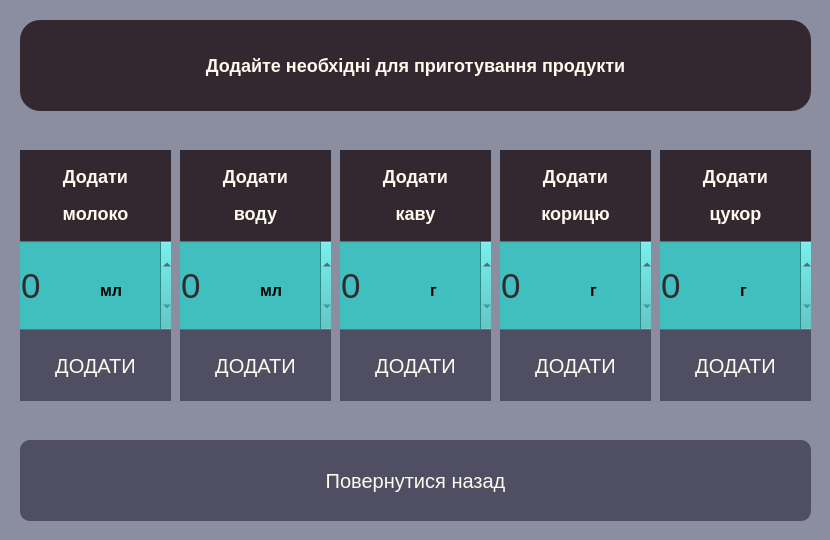
<?xml version="1.0" encoding="UTF-8"?>
<ui version="4.0">
 <class>AdditionalFunctions</class>
 <widget class="QDialog" name="AdditionalFunctions">
  <property name="geometry">
   <rect>
    <x>0</x>
    <y>0</y>
    <width>830</width>
    <height>540</height>
   </rect>
  </property>
  <property name="windowTitle">
   <string>Dialog</string>
  </property>
  <property name="styleSheet">
   <string notr="true">#AdditionalFunctions {
background-color:  rgb(139, 142, 161);
}</string>
  </property>
  <widget class="QSpinBox" name="spinBox_koriza">
   <property name="geometry">
    <rect>
     <x>500</x>
     <y>240</y>
     <width>151</width>
     <height>91</height>
    </rect>
   </property>
   <property name="styleSheet">
    <string notr="true">height: 10px;
background: #41bfbe;
margin: 0 -4px; 
font-size: 35px;
color: rgb(51, 40, 48);</string>
   </property>
   <property name="minimum">
    <number>0</number>
   </property>
   <property name="maximum">
    <number>10000</number>
   </property>
  </widget>
  <widget class="QSpinBox" name="spinBox_coffee">
   <property name="geometry">
    <rect>
     <x>340</x>
     <y>240</y>
     <width>151</width>
     <height>91</height>
    </rect>
   </property>
   <property name="styleSheet">
    <string notr="true">height: 10px;
background: #41bfbe;
margin: 0 -4px; /* расширяется наружу от бороздки */
font-size: 35px;
color: rgb(51, 40, 48);</string>
   </property>
   <property name="minimum">
    <number>0</number>
   </property>
   <property name="maximum">
    <number>10000</number>
   </property>
  </widget>
  <widget class="QSpinBox" name="spinBox_milk">
   <property name="geometry">
    <rect>
     <x>20</x>
     <y>240</y>
     <width>151</width>
     <height>91</height>
    </rect>
   </property>
   <property name="styleSheet">
    <string notr="true">height: 10px;
background: #41bfbe;
margin: 0 -4px; 
font-size: 35px;
color: rgb(51, 40, 48);</string>
   </property>
   <property name="minimum">
    <number>0</number>
   </property>
   <property name="maximum">
    <number>10000</number>
   </property>
  </widget>
  <widget class="QPushButton" name="Button_milk">
   <property name="geometry">
    <rect>
     <x>20</x>
     <y>330</y>
     <width>151</width>
     <height>71</height>
    </rect>
   </property>
   <property name="styleSheet">
    <string notr="true">#Button_milk{
transition-duration: 0.8s;
border-radius: 0px;
background-color: rgb(80, 78, 99);
font-size: 20px;
color:rgb(254, 251, 236);
font: 75 14pt &quot;MS Shell Dlg 2&quot;;

}

#Button_milk:hover {
background-color:rgb(42, 41, 53);
}</string>
   </property>
   <property name="text">
    <string>ДОДАТИ</string>
   </property>
  </widget>
  <widget class="QSpinBox" name="spinBox_water">
   <property name="geometry">
    <rect>
     <x>180</x>
     <y>240</y>
     <width>151</width>
     <height>91</height>
    </rect>
   </property>
   <property name="styleSheet">
    <string notr="true">height: 10px;
background: #41bfbe;
margin: 0 -4px; /* расширяется наружу от бороздки */
font-size: 35px;
color: rgb(51, 40, 48);</string>
   </property>
   <property name="minimum">
    <number>0</number>
   </property>
   <property name="maximum">
    <number>10000</number>
   </property>
  </widget>
  <widget class="QPushButton" name="Button_water">
   <property name="geometry">
    <rect>
     <x>180</x>
     <y>330</y>
     <width>151</width>
     <height>71</height>
    </rect>
   </property>
   <property name="styleSheet">
    <string notr="true">#Button_water{
transition-duration: 0.8s;
border-radius: 0px;
background-color: rgb(80, 78, 99);
font-size: 20px;
color:rgb(254, 251, 236);
font: 75 14pt &quot;MS Shell Dlg 2&quot;;
}

#Button_water:hover {
background-color:rgb(42, 41, 53);
}</string>
   </property>
   <property name="text">
    <string>ДОДАТИ</string>
   </property>
  </widget>
  <widget class="QLabel" name="label_9">
   <property name="geometry">
    <rect>
     <x>590</x>
     <y>270</y>
     <width>21</width>
     <height>41</height>
    </rect>
   </property>
   <property name="text">
    <string>&lt;html&gt;&lt;head/&gt;&lt;body&gt;&lt;p&gt;&lt;span style=&quot; font-size:12pt; font-weight:600;&quot;&gt;г&lt;/span&gt;&lt;/p&gt;&lt;/body&gt;&lt;/html&gt;</string>
   </property>
  </widget>
  <widget class="QPushButton" name="Button_on_mainwindow">
   <property name="geometry">
    <rect>
     <x>20</x>
     <y>440</y>
     <width>791</width>
     <height>81</height>
    </rect>
   </property>
   <property name="styleSheet">
    <string notr="true">#Button_on_mainwindow {
transition-duration: 0.8s;
border-radius: 10px;
background-color: rgb(80, 78, 99);
font-size: 20px;
color:rgb(254, 251, 236);
	font: 75 20pt &quot;MS Shell Dlg 2&quot;;
}

#Button_on_mainwindow:hover {
background-color:rgb(42, 41, 53);
}</string>
   </property>
   <property name="text">
    <string>Повернутися назад</string>
   </property>
  </widget>
  <widget class="QLabel" name="label">
   <property name="geometry">
    <rect>
     <x>100</x>
     <y>270</y>
     <width>31</width>
     <height>41</height>
    </rect>
   </property>
   <property name="text">
    <string>&lt;html&gt;&lt;head/&gt;&lt;body&gt;&lt;p&gt;&lt;span style=&quot; font-size:12pt; font-weight:600;&quot;&gt;мл&lt;/span&gt;&lt;/p&gt;&lt;/body&gt;&lt;/html&gt;</string>
   </property>
  </widget>
  <widget class="QLabel" name="label_8">
   <property name="geometry">
    <rect>
     <x>430</x>
     <y>270</y>
     <width>21</width>
     <height>41</height>
    </rect>
   </property>
   <property name="text">
    <string>&lt;html&gt;&lt;head/&gt;&lt;body&gt;&lt;p&gt;&lt;span style=&quot; font-size:12pt; font-weight:600;&quot;&gt;г&lt;/span&gt;&lt;/p&gt;&lt;/body&gt;&lt;/html&gt;</string>
   </property>
  </widget>
  <widget class="QLabel" name="label_1">
   <property name="geometry">
    <rect>
     <x>20</x>
     <y>150</y>
     <width>151</width>
     <height>91</height>
    </rect>
   </property>
   <property name="styleSheet">
    <string notr="true">border-radius: 0px;
background-color: rgb(51, 40, 48);</string>
   </property>
   <property name="text">
    <string>&lt;html&gt;&lt;head/&gt;&lt;body&gt;&lt;h2 align=&quot;center&quot; style=&quot; margin-top:16px; margin-bottom:0px; margin-left:0px; margin-right:0px; -qt-block-indent:0; text-indent:0px;&quot;&gt;&lt;span style=&quot; font-size:x-large; font-weight:600; color:#fefbec;&quot;&gt;Додати&lt;/span&gt;&lt;/h2&gt;&lt;h2 align=&quot;center&quot; style=&quot; margin-top:16px; margin-bottom:0px; margin-left:0px; margin-right:0px; -qt-block-indent:0; text-indent:0px;&quot;&gt;&lt;span style=&quot; font-size:x-large; font-weight:600; color:#fefbec;&quot;&gt; молоко&lt;/span&gt;&lt;/h2&gt;&lt;/body&gt;&lt;/html&gt;</string>
   </property>
  </widget>
  <widget class="QPushButton" name="Button_coffee">
   <property name="geometry">
    <rect>
     <x>340</x>
     <y>330</y>
     <width>151</width>
     <height>71</height>
    </rect>
   </property>
   <property name="styleSheet">
    <string notr="true">#Button_coffee{
transition-duration: 0.8s;
border-radius: 0px;
background-color: rgb(80, 78, 99);
font-size: 20px;
color:rgb(254, 251, 236);
font: 75 14pt &quot;MS Shell Dlg 2&quot;;
}

#Button_coffee:hover {
background-color:rgb(42, 41, 53);
}</string>
   </property>
   <property name="text">
    <string>ДОДАТИ</string>
   </property>
  </widget>
  <widget class="QLabel" name="label_3">
   <property name="geometry">
    <rect>
     <x>340</x>
     <y>150</y>
     <width>151</width>
     <height>91</height>
    </rect>
   </property>
   <property name="styleSheet">
    <string notr="true">border-radius: 0px;
background-color: rgb(51, 40, 48);</string>
   </property>
   <property name="text">
    <string>&lt;html&gt;&lt;head/&gt;&lt;body&gt;&lt;h2 align=&quot;center&quot; style=&quot; margin-top:16px; margin-bottom:0px; margin-left:0px; margin-right:0px; -qt-block-indent:0; text-indent:0px;&quot;&gt;&lt;span style=&quot; font-size:x-large; font-weight:600; color:#fefbec;&quot;&gt;Додати&lt;/span&gt;&lt;/h2&gt;&lt;h2 align=&quot;center&quot; style=&quot; margin-top:16px; margin-bottom:0px; margin-left:0px; margin-right:0px; -qt-block-indent:0; text-indent:0px;&quot;&gt;&lt;span style=&quot; font-size:x-large; font-weight:600; color:#fefbec;&quot;&gt; каву&lt;/span&gt;&lt;/h2&gt;&lt;/body&gt;&lt;/html&gt;</string>
   </property>
  </widget>
  <widget class="QLabel" name="label_10">
   <property name="geometry">
    <rect>
     <x>750</x>
     <y>270</y>
     <width>21</width>
     <height>41</height>
    </rect>
   </property>
   <property name="text">
    <string>&lt;html&gt;&lt;head/&gt;&lt;body&gt;&lt;p&gt;&lt;span style=&quot; font-size:12pt; font-weight:600;&quot;&gt;г&lt;/span&gt;&lt;/p&gt;&lt;/body&gt;&lt;/html&gt;</string>
   </property>
  </widget>
  <widget class="QPushButton" name="Button_koriza">
   <property name="geometry">
    <rect>
     <x>500</x>
     <y>330</y>
     <width>151</width>
     <height>71</height>
    </rect>
   </property>
   <property name="styleSheet">
    <string notr="true">#Button_koriza{
transition-duration: 0.8s;
border-radius: 0px;
background-color: rgb(80, 78, 99);
font-size: 20px;
color:rgb(254, 251, 236);
font: 75 14pt &quot;MS Shell Dlg 2&quot;;
}

#Button_koriza:hover {
background-color:rgb(42, 41, 53);
}</string>
   </property>
   <property name="text">
    <string>ДОДАТИ</string>
   </property>
  </widget>
  <widget class="QPushButton" name="Button_sugar">
   <property name="geometry">
    <rect>
     <x>660</x>
     <y>330</y>
     <width>151</width>
     <height>71</height>
    </rect>
   </property>
   <property name="styleSheet">
    <string notr="true">#Button_sugar{
transition-duration: 0.8s;
border-radius: 0px;
background-color: rgb(80, 78, 99);
font-size: 20px;
color:rgb(254, 251, 236);
font: 75 14pt &quot;MS Shell Dlg 2&quot;;
}

#Button_sugar:hover {
background-color:rgb(42, 41, 53);
}</string>
   </property>
   <property name="text">
    <string>ДОДАТИ</string>
   </property>
  </widget>
  <widget class="QLabel" name="label_4">
   <property name="geometry">
    <rect>
     <x>500</x>
     <y>150</y>
     <width>151</width>
     <height>91</height>
    </rect>
   </property>
   <property name="styleSheet">
    <string notr="true">border-radius: 0px;
background-color: rgb(51, 40, 48);</string>
   </property>
   <property name="text">
    <string>&lt;html&gt;&lt;head/&gt;&lt;body&gt;&lt;h2 align=&quot;center&quot; style=&quot; margin-top:16px; margin-bottom:0px; margin-left:0px; margin-right:0px; -qt-block-indent:0; text-indent:0px;&quot;&gt;&lt;span style=&quot; font-size:x-large; font-weight:600; color:#fefbec;&quot;&gt;Додати&lt;/span&gt;&lt;/h2&gt;&lt;h2 align=&quot;center&quot; style=&quot; margin-top:16px; margin-bottom:0px; margin-left:0px; margin-right:0px; -qt-block-indent:0; text-indent:0px;&quot;&gt;&lt;span style=&quot; font-size:x-large; font-weight:600; color:#fefbec;&quot;&gt;корицю&lt;/span&gt;&lt;/h2&gt;&lt;/body&gt;&lt;/html&gt;</string>
   </property>
  </widget>
  <widget class="QSpinBox" name="spinBox_sugar">
   <property name="geometry">
    <rect>
     <x>660</x>
     <y>240</y>
     <width>151</width>
     <height>91</height>
    </rect>
   </property>
   <property name="styleSheet">
    <string notr="true">height: 10px;
background: #41bfbe;
margin: 0 -4px; 
font-size: 35px;
color: rgb(51, 40, 48);</string>
   </property>
   <property name="minimum">
    <number>0</number>
   </property>
   <property name="maximum">
    <number>10000</number>
   </property>
  </widget>
  <widget class="QLabel" name="label_2">
   <property name="geometry">
    <rect>
     <x>180</x>
     <y>150</y>
     <width>151</width>
     <height>91</height>
    </rect>
   </property>
   <property name="styleSheet">
    <string notr="true">border-radius: 0px;
background-color: rgb(51, 40, 48);</string>
   </property>
   <property name="text">
    <string>&lt;html&gt;&lt;head/&gt;&lt;body&gt;&lt;h2 align=&quot;center&quot; style=&quot; margin-top:16px; margin-bottom:0px; margin-left:0px; margin-right:0px; -qt-block-indent:0; text-indent:0px;&quot;&gt;&lt;span style=&quot; font-size:x-large; font-weight:600; color:#fefbec;&quot;&gt;Додати&lt;/span&gt;&lt;/h2&gt;&lt;h2 align=&quot;center&quot; style=&quot; margin-top:16px; margin-bottom:0px; margin-left:0px; margin-right:0px; -qt-block-indent:0; text-indent:0px;&quot;&gt;&lt;span style=&quot; font-size:x-large; font-weight:600; color:#fefbec;&quot;&gt; воду&lt;/span&gt;&lt;/h2&gt;&lt;/body&gt;&lt;/html&gt;</string>
   </property>
  </widget>
  <widget class="QLabel" name="label_6">
   <property name="geometry">
    <rect>
     <x>20</x>
     <y>20</y>
     <width>791</width>
     <height>91</height>
    </rect>
   </property>
   <property name="styleSheet">
    <string notr="true">border-radius: 20px;
background-color: rgb(51, 40, 48);</string>
   </property>
   <property name="text">
    <string>&lt;html&gt;&lt;head/&gt;&lt;body&gt;&lt;h2 align=&quot;center&quot; style=&quot; margin-top:16px; margin-bottom:0px; margin-left:0px; margin-right:0px; -qt-block-indent:0; text-indent:0px;&quot;&gt;&lt;span style=&quot; font-size:x-large; font-weight:600; color:#fefbec;&quot;&gt;Додайте необхідні для приготування продукти&lt;/span&gt;&lt;/h2&gt;&lt;/body&gt;&lt;/html&gt;</string>
   </property>
  </widget>
  <widget class="QLabel" name="label_7">
   <property name="geometry">
    <rect>
     <x>260</x>
     <y>270</y>
     <width>31</width>
     <height>41</height>
    </rect>
   </property>
   <property name="text">
    <string>&lt;html&gt;&lt;head/&gt;&lt;body&gt;&lt;p&gt;&lt;span style=&quot; font-size:12pt; font-weight:600;&quot;&gt;мл&lt;/span&gt;&lt;/p&gt;&lt;/body&gt;&lt;/html&gt;</string>
   </property>
  </widget>
  <widget class="QLabel" name="label_5">
   <property name="geometry">
    <rect>
     <x>660</x>
     <y>150</y>
     <width>151</width>
     <height>91</height>
    </rect>
   </property>
   <property name="styleSheet">
    <string notr="true">border-radius: 20px 0 0 0;
background-color: rgb(51, 40, 48);</string>
   </property>
   <property name="text">
    <string>&lt;html&gt;&lt;head/&gt;&lt;body&gt;&lt;h2 align=&quot;center&quot; style=&quot; margin-top:16px; margin-bottom:0px; margin-left:0px; margin-right:0px; -qt-block-indent:0; text-indent:0px;&quot;&gt;&lt;span style=&quot; font-size:x-large; font-weight:600; color:#fefbec;&quot;&gt;Додати&lt;/span&gt;&lt;/h2&gt;&lt;h2 align=&quot;center&quot; style=&quot; margin-top:16px; margin-bottom:0px; margin-left:0px; margin-right:0px; -qt-block-indent:0; text-indent:0px;&quot;&gt;&lt;span style=&quot; font-size:x-large; font-weight:600; color:#fefbec;&quot;&gt;цукор&lt;/span&gt;&lt;/h2&gt;&lt;/body&gt;&lt;/html&gt;</string>
   </property>
  </widget>
  <widget class="QLabel" name="label_11">
   <property name="geometry">
    <rect>
     <x>740</x>
     <y>270</y>
     <width>21</width>
     <height>41</height>
    </rect>
   </property>
   <property name="text">
    <string>&lt;html&gt;&lt;head/&gt;&lt;body&gt;&lt;p&gt;&lt;span style=&quot; font-size:12pt; font-weight:600;&quot;&gt;г&lt;/span&gt;&lt;/p&gt;&lt;/body&gt;&lt;/html&gt;</string>
   </property>
  </widget>
 </widget>
 <resources/>
 <connections/>
</ui>
